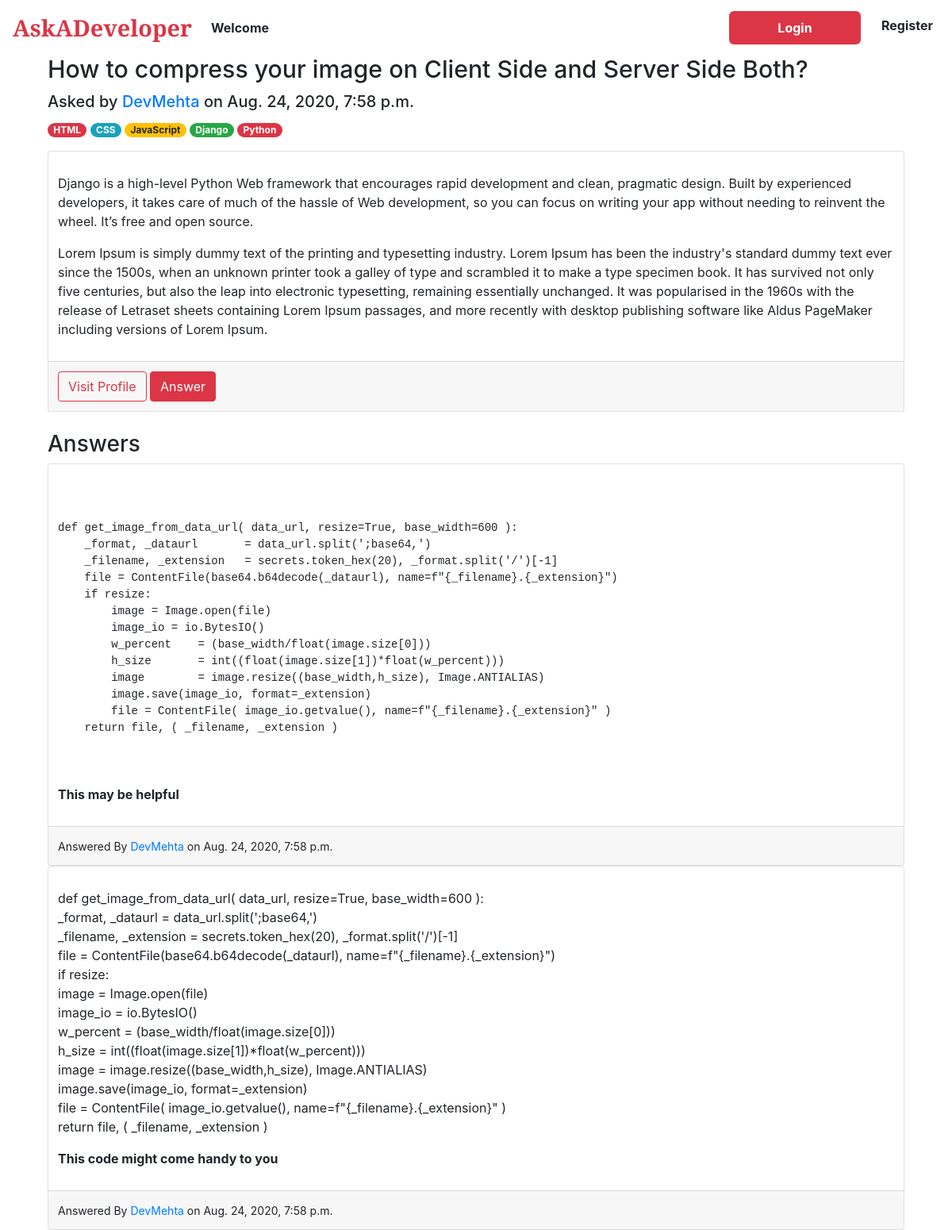
/DevMehta/questions/44cd775b6d4c4f15176465966d3573fdc135292e/, run on the app's committed database.
### questions/models.py (models this page shows, shortened)
class Question(models.Model):
	user = models.ForeignKey(User, on_delete=models.CASCADE)
	title = models.CharField(max_length=100)
	question = models.TextField()
	tags = models.ManyToManyField(Tags)
	url = models.CharField(max_length=32)
	asked_on = models.DateTimeField(default=timezone.now)
	answers = models.IntegerField(default=0)
	likes = models.IntegerField(default=0)

class Tags(models.Model):
	tag = models.CharField(max_length=255)
	bg_color = models.CharField(max_length=12)
	class Meta:
		db_table = 'Tag'

class Answer(models.Model):
	answered_by = models.ForeignKey(User,on_delete=models.CASCADE)
	question = models.ForeignKey(Question, on_delete=models.CASCADE)
	answer = models.TextField()
	url = models.CharField(max_length=32)
	answered_at = models.DateTimeField(default=timezone.now)
	likes = models.IntegerField(default=0)

### questions/views.py (the view)
# urls.py: path('<slug:user>/questions/<slug:question>/', views.QuestionDetailView, name='question_detail'),
def QuestionDetailView(request, user, question):
    user = get_object_or_404(User, username=user)
    question = get_object_or_404(Question,user=user, url=question)
    context = {"user":user, "question":question}
    answers = Answer.objects.filter(question=question).order_by('-answered_at')
    context['answers'] = answers
    return render(request, "questions/question_detail.html",context=context )

### templates/questions/question_detail.html
{% extends 'base.html' %}
{% block body %}
<div class="container">
    <h6 style="font-size: 3ch;">{{ question.title }}<br/><span style="font-size: 20px;">
        Asked by <a href="/{{question.user}}">{{ question.user }}</a> on
        {{ question.asked_on }}</span>
    </h6>
    <p style="margin-block-end: 0px;">
        {% for t in question.tags.all %}
             <div class="badge badge-pill badge-{{t.bg_color}}">{{t.tag}}</div>
         {% empty %}
         <div class="badge badge-pill badge-dark">No Tags</div>
        {% endfor %}
     </p>
    <div class="card">
        <div class="card-body" style="padding: 0.75rem;">
            <p>{{question.question|safe|linebreaks}}</p>
        </div>
        <div class="card-footer" style="padding: 0.75rem;">
            <a href="/{{user}}" class="btn btn-outline-danger">Visit Profile</a>
            <a href="/answer/{{question.url}}/" class="btn btn-danger">Answer</a>
        </div>
    </div>
</div>
<div class="container">
    <br/>
    <h3>Answers</h3>
    {% for a in answers %}
    <div class="card">
        <div class="card-body" style="padding: 0.75rem;">
            <p>{{a.answer|safe|linebreaks}}</p>
        </div>
        <div class="card-footer" style="padding: 0.75rem;">
            <span style="font-size: 14px;">
                Answered By <a href="/{{a.answered_by}}">{{ question.user }}</a> on
                {{ question.asked_on }}
            </span>
        </div>
    </div>
    {% empty %}
    <h4>Nobody has answered this question yet</h4>
    {% endfor %}
</div>
{% endblock %}

### templates/base.html (style rules this page uses)
body { font-family: 'SF Pro Text', sans-serif; }

### data on the page
Question: title "How to compress your image on Client Side and Server Side Both?", user "DevMehta", asked_on "Aug. 24, 2020, 7:58 p.m.", question "Django is a high-level Python Web framework that encourages rapid development and clean, pragmatic design. Built by experienced developers, it takes care of much of the hassle of Web development, so you can focus on writing your app without needing to reinvent the wheel. It’s free and open source. Lorem Ipsum is simply dummy text of the printing and typesetting industry. Lorem Ipsum has been the industry's standard dummy text ever since the 1500s, when an unknown printer took a galley of type and scrambled it to make a type specimen book. It has survived not only five centuries, but also the leap into electronic typesetting, remaining essentially unchanged. It was popularised in the 1960s…"
Tags: tag "HTML"
Tags: tag "CSS"
Tags: tag "JavaScript"
Tags: tag "Django"
Tags: tag "Python"
Answer: answer "def get_image_from_data_url( data_url, resize=True, base_width=600 ): _format, _dataurl = data_url.split(';base64,') _filename, _extension = secrets.token_hex(20), _format.split('/')[-1] file = ContentFile(base64.b64decode(_dataurl), name=f\"{_filename}.{_extension}\") if resize: image = Image.open(file) image_io = io.BytesIO() w_percent = (base_width/float(image.size[0])) h_size = int((float(image.size[1])*float(w_percent))) image = image.resize((base_width,h_size), Image.ANTIALIAS) image.save(image_io, format=_extension) file = ContentFile( image_io.getvalue(), name=f\"{_filename}.{_extension}\" ) return file, ( _filename, _extension ) This may be helpful"
Answer: answer "def get_image_from_data_url( data_url, resize=True, base_width=600 ): _format, _dataurl = data_url.split(';base64,') _filename, _extension = secrets.token_hex(20), _format.split('/')[-1] file = ContentFile(base64.b64decode(_dataurl), name=f\"{_filename}.{_extension}\") if resize: image = Image.open(file) image_io = io.BytesIO() w_percent = (base_width/float(image.size[0])) h_size = int((float(image.size[1])*float(w_percent))) image = image.resize((base_width,h_size), Image.ANTIALIAS) image.save(image_io, format=_extension) file = ContentFile( image_io.getvalue(), name=f\"{_filename}.{_extension}\" ) return file, ( _filename, _extension ) This code might come handy to you"
